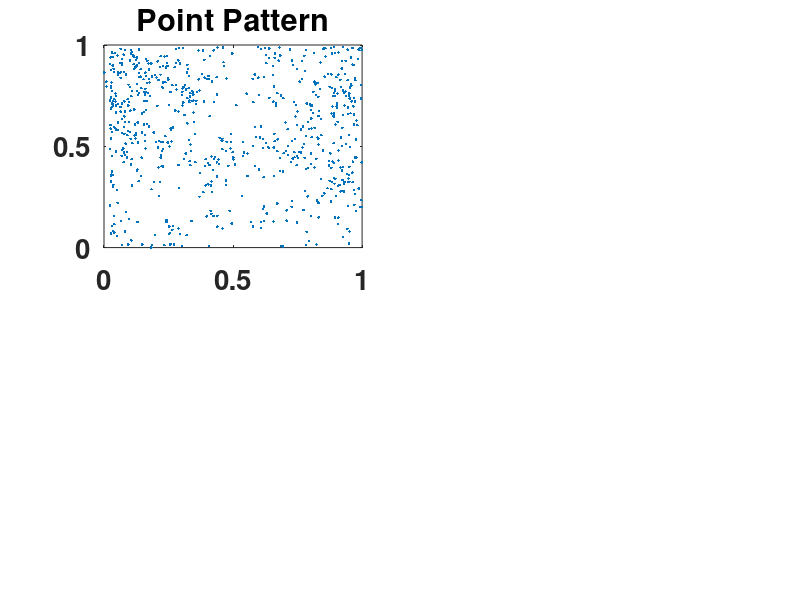

Here is the MATLAB script that generated this plot: (Note: this script raises an error after producing the figure.)
function demo_hickory
%
% Hickory Tree Distribution Experiment
% Approximate the distribution of hickory tree in a square domain
% Number of data (tree): 703, Domain size: 60 x 60
%

set(0,'DefaultFigureColormap',jet);
load('hickory_data.mat');
figure('outerposition',[0 0 900 900])
subplot(2,2,1);
plot(xy(:,1),xy(:,2),'.')
title('Point Pattern');
set(gca,'fontsize', 20,'fontweight','bold','XTick',0:0.5:1,'YTick',0:0.5:1);

% create the "computational grid"
n1 = 60; n2 = 60;
x1 = linspace(0,1.0001,n1+1); x2 = linspace(-0.0001,1,n2+1);
xg = {(x1(1:n1)+x1(2:n1+1))'/2, (x2(1:n2)+x2(2:n2+1))'/2};

i = ceil((xy(:,1)-x1(1))/(x1(2)-x1(1)));
j = ceil((xy(:,2)-x2(1))/(x2(2)-x2(1)));
counts = full(sparse(i,j,1));

% setup the GP
cv = {@covProd,{{@covMask,{1,@covSEiso}},{@covMask,{2,@covSEisoU}}}};
cvGrid = {@covGrid, { @covSEiso,  @covSEisoU}, xg};
hyp0.cov = log([.1  1 .1]);
y = counts(:);

X = covGrid('expand', cvGrid{3});
Idx = (1:length(y))';
lik = {@likPoisson, 'exp'};
hyp0.mean = .5;
hyp0.lik = [];
result = zeros(3,3);

% Exact
tic
% uncomment minimize for exact recovery, which may take a while
%hyp1 = minimize(hyp0, @gp, -60, @infLaplace, @meanConst, cv, lik, X, y);
hyp1 = hyp0; hyp1.cov = log([0.0629 0.6959 0.0851]); hyp1.mean = -1.8701;
result(1,3) = toc;

% Kronecker + Fiedler
opt1.cg_maxit = 600; opt1.cg_tol = 1e-4;
inf1 = @(varargin)infLaplace(varargin{:},opt1);
tic;
hyp2 = minimize(hyp0, @gp, -60, inf1, @meanConst, cvGrid, lik, Idx, y);
result(2,3) = toc;

% Kronecker + Lanczos
opt2.cg_maxit = 600; opt2.cg_tol = 1e-4; opt2.ldB2_method = 'lancz'; 
opt2.ldB2_hutch = sign(randn(3600,10)); opt2.ldB2_maxit = -20;
inf2 = @(varargin)infLaplace(varargin{:},opt2);
tic;
hyp3 = minimize(hyp0, @gp, -60, inf2, @meanConst, cvGrid, lik, Idx, y);
result(3,3) = toc;

% Actual log-likelihood
result(1,1) = gp(hyp1, @infLaplace, @meanConst, cv, lik, X, y);
result(2,1) = gp(hyp2, @infLaplace, @meanConst, cv, lik, X, y);
result(3,1) = gp(hyp3, @infLaplace, @meanConst, cv, lik, X, y);

% and what about the likelihood we actually calculated in infGrid_Laplace,
% using the Fiedler bound and Lanczos?
result(1,2) = result(1,1);
result(2,2) = gp(hyp2, inf1, @meanConst, cvGrid, lik, Idx, y);
result(3,2) = gp(hyp3, inf2, @meanConst, cvGrid, lik, Idx, y);

% let's compare our posterior predictions--to save time, we'll use infGrid_Laplace to
% make predictions in both cases (this won't hurt the accuracy, as we explain in the paper.)
[Ef1 Varf1 fmu1 fs1 ll1] = gp(hyp1, inf1, @meanConst, cvGrid, lik, Idx, y, Idx, y);
[Ef2 Varf2 fmu2 fs2 ll2] = gp(hyp2, inf1, @meanConst, cvGrid, lik, Idx, y, Idx, y);
[Ef3 Varf3 fmu3 fs3 ll3] = gp(hyp3, inf1, @meanConst, cvGrid, lik, Idx, y, Idx, y);

subplot(2,2,2);
imagesc([0 1], [0 1], (reshape(Ef1,60,60)'));
set(gca,'YDir','normal','fontsize', 20,'fontweight','bold');
colorbar; 
title('Exact');
subplot(2,2,3);
imagesc([0 1], [0 1], (reshape(Ef2,60,60)'));
set(gca,'YDir','normal','fontsize', 20,'fontweight','bold');
colorbar;
title('Fiedler');
subplot(2,2,4);
imagesc([0 1], [0 1], (reshape(Ef3,60,60)'));
set(gca,'YDir','normal','fontsize', 20,'fontweight','bold');
colorbar;
title('Lanczos');

T = array2table(result,'VariableNames',{'True_LogLik','Apx_LogLik','Recovery_Time'},...
    'RowNames',{'Exact','Fiedler','Lanczos'});
display(T)